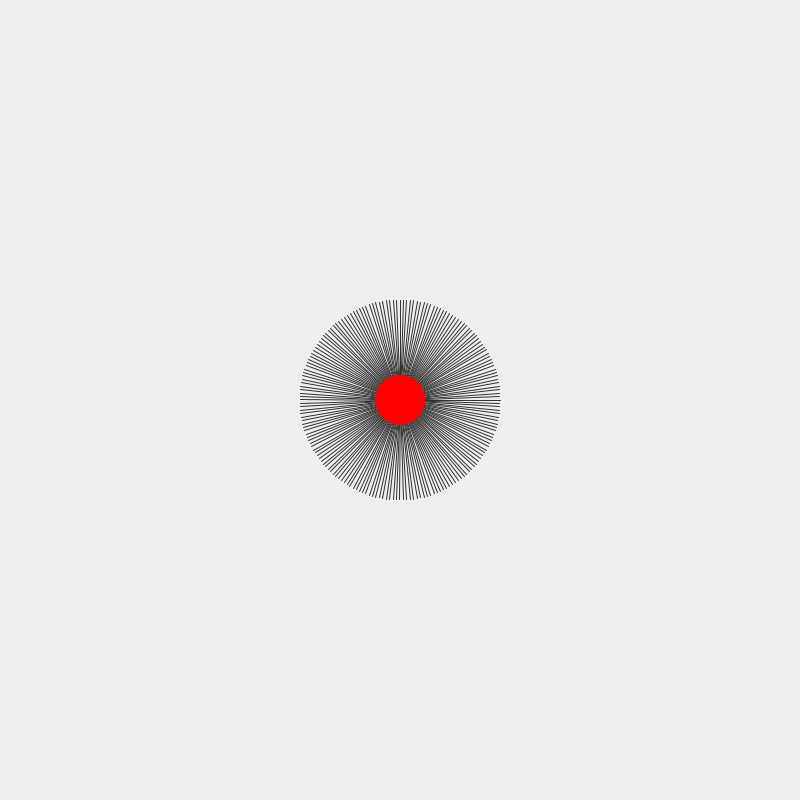
Frame 1 (no input)
Frame 60 (the mouse pressed at the canvas centre just before this capture): identical to frame 1, image omitted
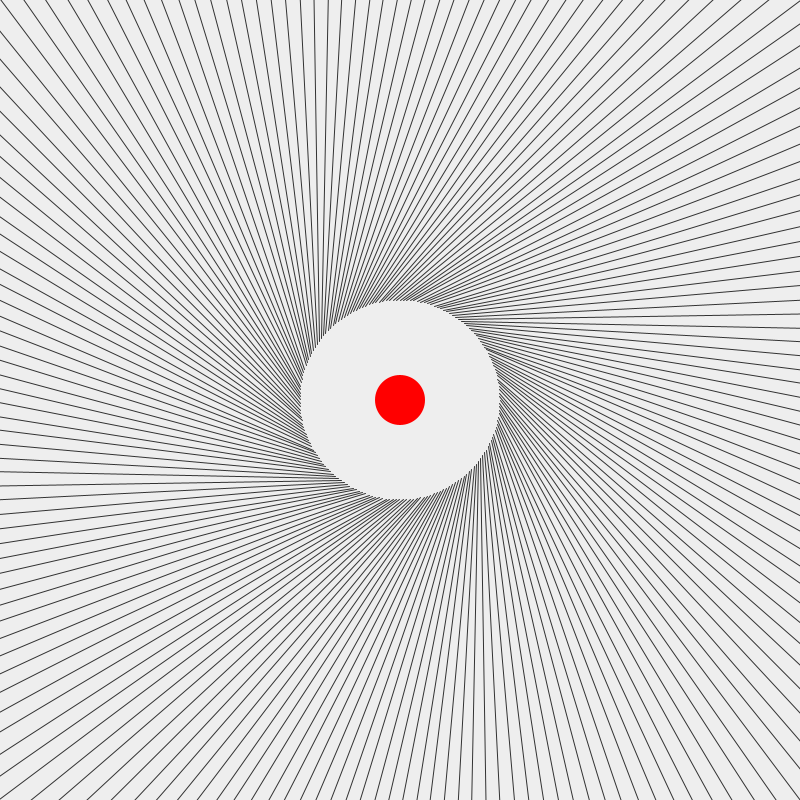
Frame 120 (the mouse held since frame 60 and released just before this capture)

The Processing sketch that drew these frames (run headless with seeded random() and noise(); from frame 60 on, the mouse is pressed at the canvas centre):

// Processing sketch: sketch_7
// ── sketch_7.pde
void setup() {
  size(800, 800);
  background(#eeeeee);
}

void draw() {
  background(#eeeeee);

  translate(width/2, height/2);
  for (int a = 0; a<360; a+=2) {
    pushMatrix();
    stroke(50);
    rotate(radians(a));
    line(100, 0, mouseX, mouseX);
    popMatrix();
  }
  noStroke();
  fill(255, 0, 0);
  ellipse(0, 0, 50, 50);
}

void keyPressed() {
  redraw();
}
